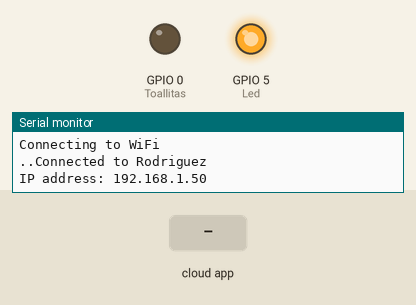
Recording of a sketch running on a simulated ESP8266 (NodeMCU). Shown: output pins drawn as LEDs (lit = HIGH), the last lines printed to the serial monitor. The test bench sets the inputs (shaded band). WiFi joins after 1.5 s; servers stay silent unless stated.

Above: at 3.2 s.
3.3 s: the phone or cloud app sets Toallitas to 64
At 4.6 s:
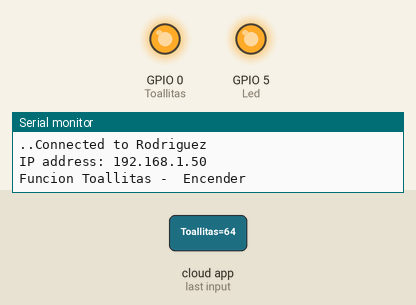
6.3 s: the phone or cloud app sets Toallitas to 0
At 6.8 s:
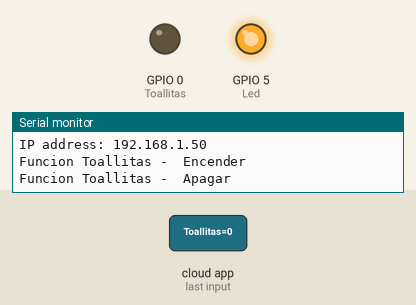
7.8 s: the phone or cloud app sets Toallitas to 128
At 9.2 s:
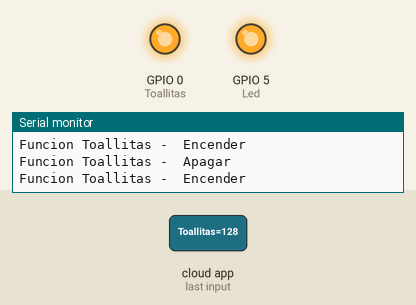
Timing chart, 0 to 10.8 s (numbered marks = the images above; inputs shaded):
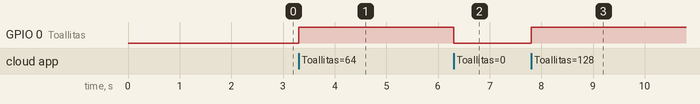

The sketch:

toallitas_alexa.ino
```cpp
//Alejandro Rodríguez

#ifdef ARDUINO_ARCH_ESP32
#include <WiFi.h>
#else
#include <ESP8266WiFi.h>
#endif

#include <Espalexa.h>

int Led = 5;
int Toallitas = 0;

const char* ssid = "Rodriguez";
const char* password = "arqui2021";

Espalexa alexita;

void FuncionToallitas(uint8_t brightness);
void FuncionPuerta(uint8_t brightness);


void setup() {
  Serial.begin(115200);
  pinMode(Led, OUTPUT);
  pinMode(Toallitas, OUTPUT);
  ConectarWifi();
  alexita.addDevice("Toallitas", FuncionToallitas);
  alexita.addDevice("Puerta", FuncionPuerta);
  alexita.begin();
}

void loop() {
  ConectarWifi();
  alexita.loop();
  delay(1);
}

void ConectarWifi() {
  if (WiFi.status() != WL_CONNECTED) {
    WiFi.mode(WIFI_STA);
    WiFi.begin(ssid, password);
    Serial.println("");
    Serial.println("Connecting to WiFi");
    while (WiFi.status() != WL_CONNECTED) {
      digitalWrite(Led, 1);
      delay(500);
      digitalWrite(Led, 1);
      delay(500);
      Serial.print(".");
    }
    Serial.print("Connected to ");
    Serial.println(ssid);
    Serial.print("IP address: ");
    Serial.println(WiFi.localIP());
  }
}

void FuncionToallitas(uint8_t brightness) {
  Serial.print("Funcion Toallitas - ");

  if (brightness) {
    digitalWrite(Toallitas, 1);
    Serial.println(" Encender ");
  }
  else {
    digitalWrite(Toallitas, 0);
    Serial.println(" Apagar ");
  }
}

void FuncionPuerta(uint8_t brightness) {
  Serial.print("Funcion Cama -");

  if (brightness) {
    Serial.println(" Encender ");
  }
  else {
    Serial.println(" Apagar ");
  }

}
```

Measured:
- after the input at 3.3 s, GPIO 0 (Toallitas): LOW → HIGH at once
- after the input at 6.3 s, GPIO 0 (Toallitas): HIGH → LOW at once
- after the input at 7.8 s, GPIO 0 (Toallitas): LOW → HIGH at once
